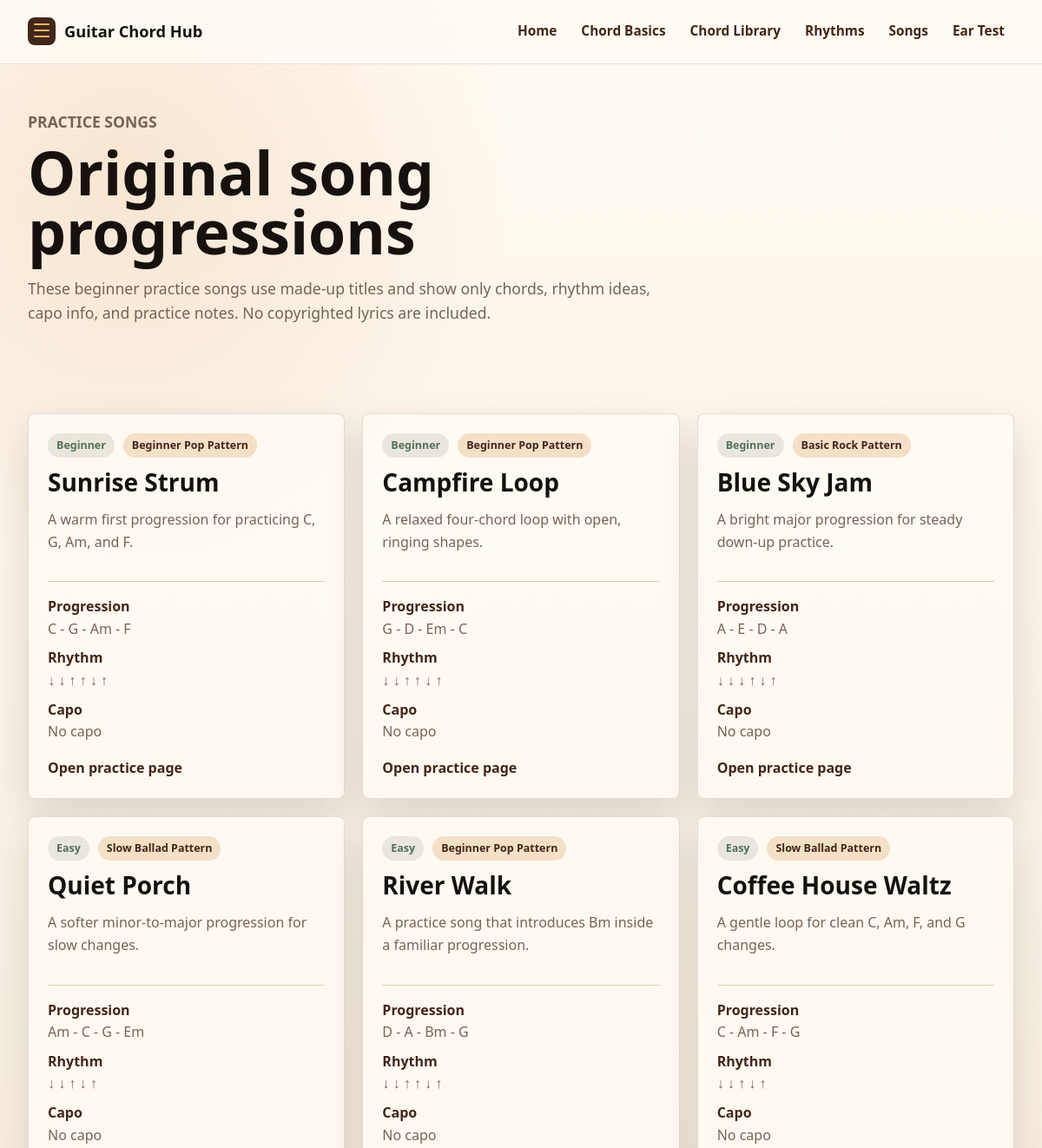
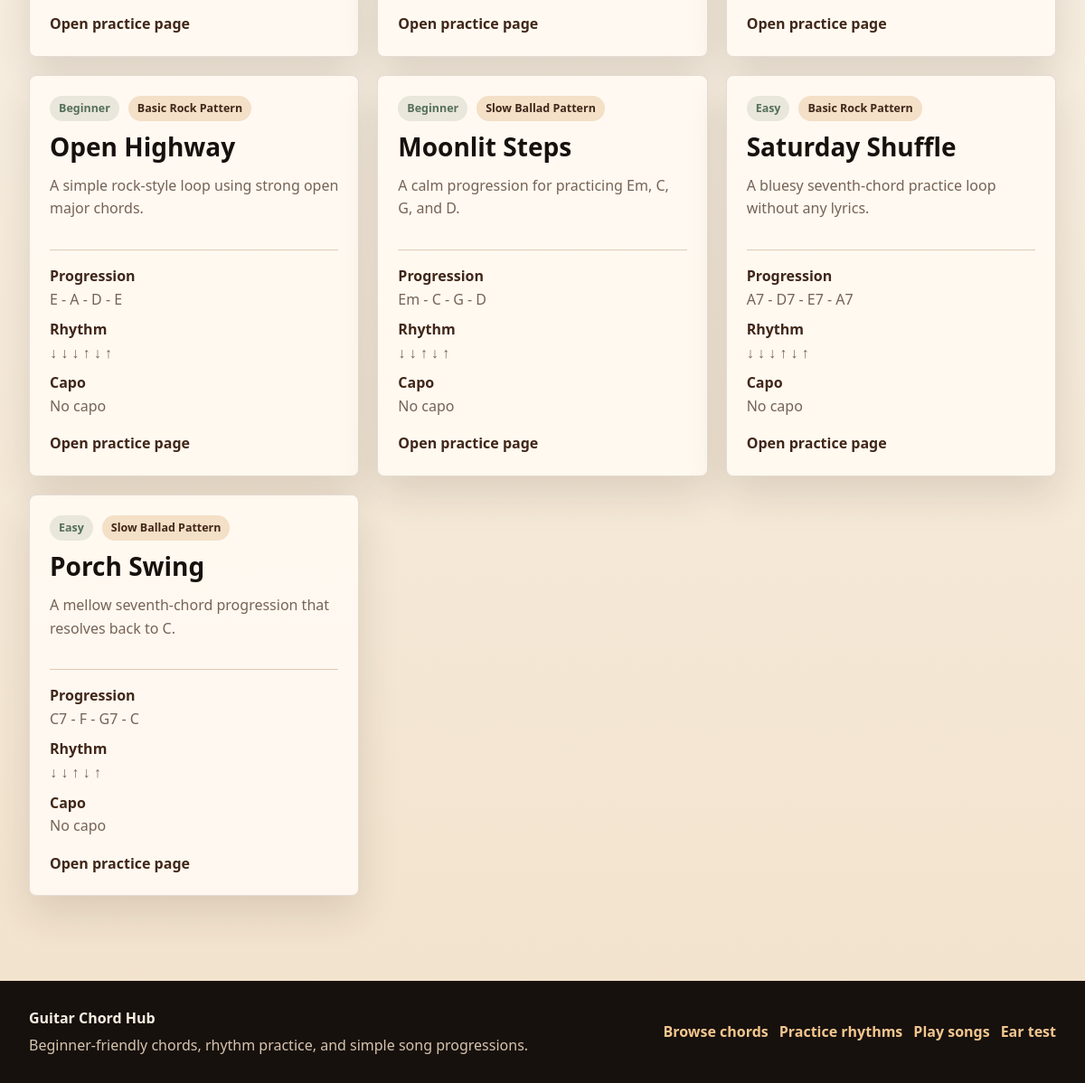
Screenshot of /songs with the database file from the repository (2 pictures, top to bottom).
### tables this page shows
CREATE TABLE songs (
    id INTEGER PRIMARY KEY AUTOINCREMENT,
    title TEXT NOT NULL UNIQUE,
    difficulty TEXT NOT NULL,
    capo TEXT NOT NULL,
    description TEXT NOT NULL,
    rhythm_id INTEGER NOT NULL,
    FOREIGN KEY (rhythm_id) REFERENCES rhythms (id)
);

CREATE TABLE rhythms (
    id INTEGER PRIMARY KEY AUTOINCREMENT,
    name TEXT NOT NULL UNIQUE,
    difficulty TEXT NOT NULL,
    pattern TEXT NOT NULL,
    description TEXT NOT NULL,
    practice_tip TEXT NOT NULL
);

### app.py (the view)
    @app.route("/songs")
    def songs():
        song_rows = db.get_db().execute(
            f"""
            SELECT songs.id, songs.title, songs.difficulty, songs.capo,
                   songs.description, rhythms.name AS rhythm_name,
                   rhythms.pattern AS rhythm_pattern,
                   ({ordered_progression_sql()}) AS chord_progression
            FROM songs
            JOIN rhythms ON songs.rhythm_id = rhythms.id
            ORDER BY songs.id
            """
        ).fetchall()
        return render_template("songs.html", songs=song_rows)

### app.py (called while the page is built)
def ordered_progression_sql():
    return """
        SELECT GROUP_CONCAT(ordered_chords.name, ' - ')
        FROM (
            SELECT chords.name
            FROM song_chords
            JOIN chords ON song_chords.chord_id = chords.id
            WHERE song_chords.song_id = songs.id
            ORDER BY song_chords.order_index
        ) AS ordered_chords
    """

### db.py (called while the page is built)
def get_db():
    if "db" not in g:
        g.db = sqlite3.connect(current_app.config["DATABASE"])
        g.db.row_factory = sqlite3.Row
    return g.db

### templates/songs.html (shortened to what this page needs)
{% extends "base.html" %}
{% block content %}
<section class="page-header compact-header">
    <p class="eyebrow">Practice songs</p>
    <h1>Original song progressions</h1>
    <p>
        These beginner practice songs use made-up titles and show only chords, rhythm
        ideas, capo info, and practice notes. No copyrighted lyrics are included.
    </p>
</section>
<section class="content-section">
    <div class="song-grid">
        {% for song in songs %}
            <article class="song-card">
                <div class="song-card-main">
                    <div class="badge-row">
                        <span class="difficulty-badge">{{ song["difficulty"] }}</span>
                        <span class="category-badge">{{ song["rhythm_name"] }}</span>
                    </div>
                    <h2>{{ song["title"] }}</h2>
                    <p>{{ song["description"] }}</p>
                </div>
                <div class="song-meta">
                    <p><strong>Progression</strong> {{ song["chord_progression"] }}</p>
                    <p><strong>Rhythm</strong> {{ song["rhythm_pattern"] }}</p>
                    <p><strong>Capo</strong> {{ song["capo"] }}</p>
                </div>
                <a class="text-link" href="{{ url_for('song_detail', song_id=song['id']) }}">Open practice page</a>
            </article>
        {% endfor %}
    </div>
</section>
{% endblock %}

### static/style.css (style rules this page uses)
:root { --cream: #f7efe2; --paper: #fffaf2; --paper-deep: #f0dfc7; --ink: #241813; --muted: #766356; --soft-black: #17110e; --brown: #402719; --brown-soft: #6d4a34; --orange: #d87422; --orange-soft: #f0b36b; --sage: #55705a; --line: #dfcbb3; --shadow: 0 18px 45px rgba(64, 39, 25, 0.14); --glow: 0 0 0 4px rgba(216, 116, 34, 0.16), 0 18px 42px rgba(216, 116, 34, 0.22); }
* { box-sizing: border-box; }
html { scroll-behavior: smooth; }
body { margin: 0; background: radial-gradient(circle at 12% 8%, rgba(216, 116, 34, 0.14), transparent 28rem), linear-gradient(180deg, #fffaf2 0%, var(--cream) 48%, #f2e2cc 100%); color: var(--ink); font-family: "Segoe UI", Arial, Helvetica, sans-serif; line-height: 1.6; }
a { color: inherit; }
.hero, .page-header, .content-section, .chord-hero, .error-page { max-width: 1180px; margin: 0 auto; padding: 52px 22px; }
.hero-copy, .hero-panel, .content-section, .page-header, .chord-hero { animation: rise-in 520ms ease both; }
.eyebrow { margin: 0 0 10px; color: var(--orange); font-size: 0.78rem; font-weight: 850; letter-spacing: 0; text-transform: uppercase; }
h1, h2, h3, p { margin-top: 0; }
h1 { max-width: 760px; margin-bottom: 18px; color: var(--soft-black); font-size: 4.35rem; line-height: 0.98; }
h2 { margin-bottom: 14px; color: var(--soft-black); font-size: 1.75rem; line-height: 1.18; }
.hero-text, .page-header p, .article-copy p, .large-text { max-width: 760px; color: var(--muted); font-size: 1.1rem; }
.hero-actions, .badge-row, .detail-tags { display: flex; flex-wrap: wrap; gap: 10px; align-items: center; }
.text-link { color: var(--brown); font-weight: 850; text-decoration: none; }
.chord-grid, .learning-grid, .song-grid, .rhythm-lesson-grid { display: grid; grid-template-columns: repeat(auto-fit, minmax(260px, 1fr)); gap: 20px; }
.chord-card, .learning-card, .song-card, .info-panel, .empty-state, .recommend-card, .song-usage-card, .practice-panel, .rhythm-card { border: 1px solid rgba(64, 39, 25, 0.14); border-radius: 8px; background: rgba(255, 250, 242, 0.92); box-shadow: var(--shadow); }
.card-body p, .song-card p, .learning-card p, .info-panel p, .recommend-card p, .song-usage-card p, .rhythm-card p { color: var(--muted); }
.badge-row { margin-bottom: 12px; }
.category-badge, .difficulty-badge { display: inline-flex; align-items: center; min-height: 28px; padding: 4px 10px; border-radius: 999px; font-size: 0.78rem; font-weight: 850; }
.category-badge { background: #f4dfc7; color: var(--brown); }
.difficulty-badge { background: rgba(85, 112, 90, 0.13); color: var(--sage); }
.compact-header { padding-bottom: 32px; }
.song-grid { grid-template-columns: repeat(auto-fit, minmax(300px, 1fr)); }
.song-card { display: grid; gap: 16px; padding: 22px; }
.song-meta { display: grid; gap: 8px; border-top: 1px solid var(--line); padding-top: 16px; }
.song-meta p { margin-bottom: 0; }
.song-meta strong { display: block; color: var(--brown); }

### rows the page displays
songs: difficulty "Beginner", rhythm_name "Beginner Pop Pattern", title "Sunrise Strum", description "A warm first progression for practicing C, G, Am, and F.", chord_progression "C - G - Am - F", rhythm_pattern "↓ ↓ ↑ ↑ ↓ ↑", capo "No capo"
songs: difficulty "Beginner", rhythm_name "Beginner Pop Pattern", title "Campfire Loop", description "A relaxed four-chord loop with open, ringing shapes.", chord_progression "G - D - Em - C", rhythm_pattern "↓ ↓ ↑ ↑ ↓ ↑", capo "No capo"
songs: difficulty "Beginner", rhythm_name "Basic Rock Pattern", title "Blue Sky Jam", description "A bright major progression for steady down-up practice.", chord_progression "A - E - D - A", rhythm_pattern "↓ ↓ ↓ ↑ ↓ ↑", capo "No capo"
songs: difficulty "Easy", rhythm_name "Slow Ballad Pattern", title "Quiet Porch", description "A softer minor-to-major progression for slow changes.", chord_progression "Am - C - G - Em", rhythm_pattern "↓ ↓ ↑ ↓ ↑", capo "No capo"
songs: difficulty "Easy", rhythm_name "Beginner Pop Pattern", title "River Walk", description "A practice song that introduces Bm inside a familiar progression.", chord_progression "D - A - Bm - G", rhythm_pattern "↓ ↓ ↑ ↑ ↓ ↑", capo "No capo"
songs: difficulty "Easy", rhythm_name "Slow Ballad Pattern", title "Coffee House Waltz", description "A gentle loop for clean C, Am, F, and G changes.", chord_progression "C - Am - F - G", rhythm_pattern "↓ ↓ ↑ ↓ ↑", capo "No capo"
songs: difficulty "Beginner", rhythm_name "Basic Rock Pattern", title "Open Highway", description "A simple rock-style loop using strong open major chords.", chord_progression "E - A - D - E", rhythm_pattern "↓ ↓ ↓ ↑ ↓ ↑", capo "No capo"
songs: difficulty "Beginner", rhythm_name "Slow Ballad Pattern", title "Moonlit Steps", description "A calm progression for practicing Em, C, G, and D.", chord_progression "Em - C - G - D", rhythm_pattern "↓ ↓ ↑ ↓ ↑", capo "No capo"
songs: difficulty "Easy", rhythm_name "Basic Rock Pattern", title "Saturday Shuffle", description "A bluesy seventh-chord practice loop without any lyrics.", chord_progression "A7 - D7 - E7 - A7", rhythm_pattern "↓ ↓ ↓ ↑ ↓ ↑", capo "No capo"
songs: difficulty "Easy", rhythm_name "Slow Ballad Pattern", title "Porch Swing", description "A mellow seventh-chord progression that resolves back to C.", chord_progression "C7 - F - G7 - C", rhythm_pattern "↓ ↓ ↑ ↓ ↑", capo "No capo"
